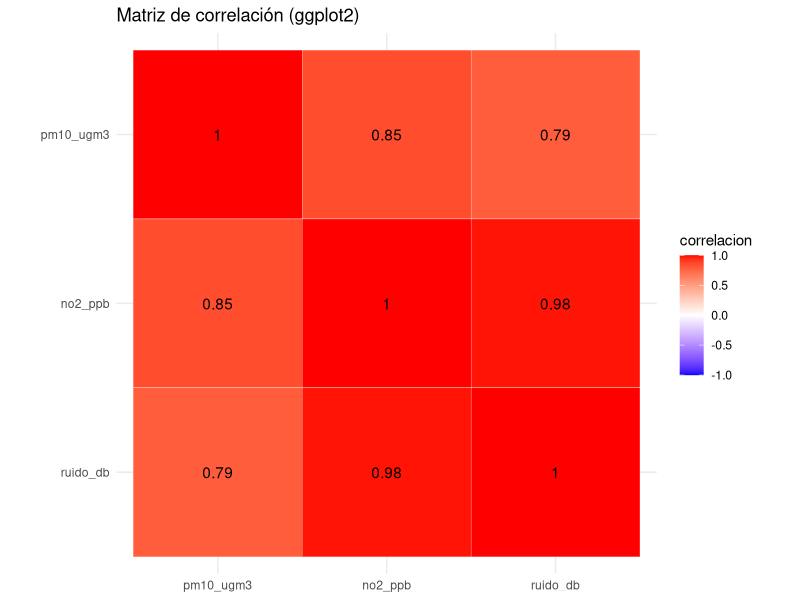
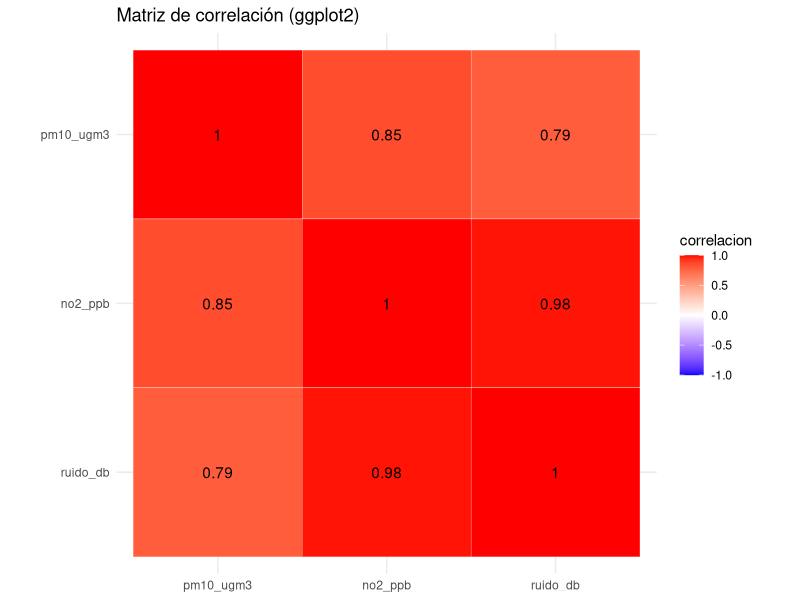

Write the R code that produced these figures, in order.
library(tidyverse)

# Dataset del Tema 9, imputación con mediana y correlación
df <- data.frame(
  pm10_ugm3 = c(45, 28, 62, 35, NA),
  no2_ppb   = c(18.2, 12.5, 25.4, 15.0, 9.8),
  ruido_db  = c(72, 58, 81, 65, 52),
  tipo_zona = c("Urbana", "Valle", "Urbana", "Urbana", "Altoandina"),
  row.names = c("Centro", "San Jerónimo", "Wanchaq", "San Sebastián", "Poroy")
)
mediana_pm10 <- median(df$pm10_ugm3, na.rm = TRUE)
df$pm10_ugm3[is.na(df$pm10_ugm3)] <- mediana_pm10   # Poroy = 40

datos <- df[, c("pm10_ugm3", "no2_ppb", "ruido_db")]
matriz_corr <- cor(datos)
print(round(matriz_corr, 4))

# Formato largo
corr_larga <- as.data.frame(matriz_corr) %>%
  rownames_to_column("var1") %>%
  pivot_longer(cols = -var1, names_to = "var2", values_to = "correlacion")

print(nrow(corr_larga))                    # 9
print(nrow(corr_larga) == ncol(datos)^2)   # TRUE

# Heatmap con ggplot2
orden <- colnames(matriz_corr)
corr_larga <- corr_larga %>%
  mutate(var1 = factor(var1, levels = rev(orden)),
         var2 = factor(var2, levels = orden))

p <- ggplot(corr_larga, aes(x = var2, y = var1, fill = correlacion)) +
  geom_tile(color = "white") +
  geom_text(aes(label = round(correlacion, 2))) +
  scale_fill_gradient2(low = "blue", mid = "white", high = "red",
                       midpoint = 0, limits = c(-1, 1)) +
  coord_fixed() +
  labs(title = "Matriz de correlación (ggplot2)", x = NULL, y = NULL) +
  theme_minimal()

print(p)
ggsave("heatmap_ggplot2.png", plot = p, width = 6, height = 5, dpi = 150)




library(pheatmap)

pheatmap(
  matriz_corr,
  display_numbers = TRUE,
  number_format  = "%.3f",
  color = colorRampPalette(c("blue", "white", "red"))(50),
  breaks = seq(-1, 1, length.out = 51),
  main = "pheatmap CON agrupamiento",
  filename = "heatmap_pheatmap_agrupado.png",
  width = 7, height = 6
)


pheatmap(
  matriz_corr,
  display_numbers = TRUE,
  number_format  = "%.3f",
  color = colorRampPalette(c("blue", "white", "red"))(50),
  breaks = seq(-1, 1, length.out = 51),
  cluster_rows = FALSE,
  cluster_cols = FALSE,
  main = "pheatmap SIN agrupamiento",
  filename = "heatmap_pheatmap_sin_agrupar.png",
  width = 7, height = 6
)
